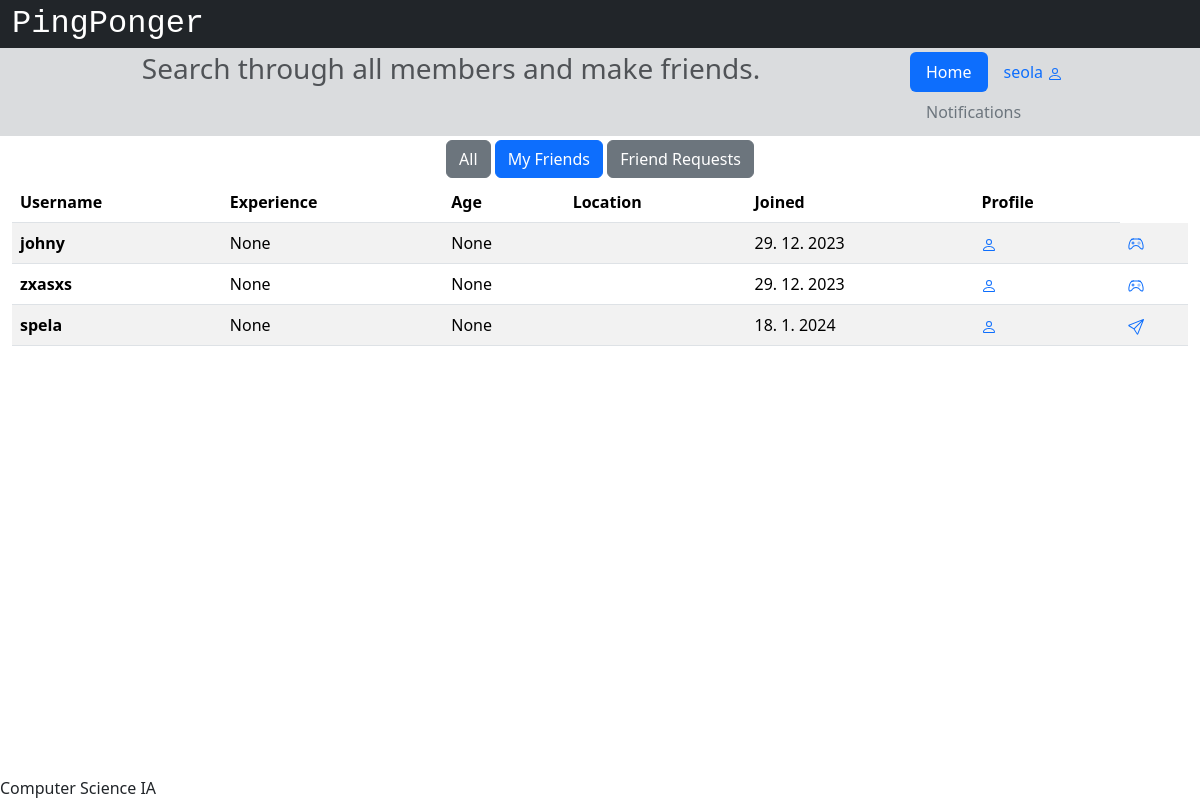
/members/friends (signed in), run on the app's committed database.
### app/models.py (models this page shows, shortened)
class User(db.Model, UserMixin):
    __tablename__ = 'users'
    id = db.Column(db.Integer, primary_key=True)
    username = db.Column(db.String(32), nullable=False)
    email = db.Column(db.String(320), index=True, unique=True, nullable=False)
    password_hash = db.Column(db.String(128))
    join_date = db.Column(db.DateTime(timezone=True), default=datetime.now)
    experience = db.Column(db.String(12))
    age_group = db.Column(db.String(6))
    location_id = db.Column(db.Integer, db.ForeignKey('locations.id'))
    location = db.relationship('Location', back_populates='users')
    notifications = db.Relationship('Notification', back_populates='user', order_by='Notification.id.desc()')
    def get_friends(self):
        friends = []
        a = Friendship.query.filter(or_(Friendship.friendA==self.id, Friendship.friendB==self.id))
        for i in a:
            if i.friendA == self.id:
                friends.append(User.query.get(i.friendB))
            elif i.friendB == self.id:
                friends.append(User.query.get(i.friendA))
        return friends
    def get_requests(self):
        requests = []
        a = FriendRequest.query.filter(FriendRequest.requested==self.id)
        for i in a:
            requests.append(i)
        return requests
    def get_requested(self):
        requests = []
        a = FriendRequest.query.filter(FriendRequest.requester==self.id)
        for i in a:
            requests.append(i)
        return requests
    def get_inboundInvites(self):
        invites = []
        a = Invite.query.filter(Invite.invitee==self.id)
        for i in a:
            invites.append(User.query.get(i.inviter))
        return invites
    def get_outboundInvites(self):
        invites = []
        a = Invite.query.filter(Invite.inviter==self.id)
        for i in a:
            invites.append(User.query.get(i.invitee))
        return invites

### app/views.py (the view)
@app.route('/members/<who>')
@login_required
def allusers(who):
    session['url'] = url_for('allusers', who=who)
    btnA = "secondary"
    btnF = "secondary"
    btnR = "secondary"
    friends = current_user.get_friends()
    requested = []
    for i in current_user.get_requested():
        requested.append(User.query.filter_by(id=i.requested).first())
    requester = []
    for i in current_user.get_requests():
        requester.append(User.query.filter_by(id=i.requester).first())
    inInvites = current_user.get_inboundInvites()
    outInvites = current_user.get_outboundInvites()
    if who == "friends":
        allUsers = friends
        userCount = len(allUsers)
        btnF = "primary"
    elif who == "friendrequests":
        allUsers = requester
        userCount = len(allUsers)
        btnR = "primary"
    else:
        allUsers = db.session.query(User)
        userCount = allUsers.count()
        btnA = "primary"
    print(requested, allUsers)
    return render_template('allusers.html', Invite=Invite, userCount=userCount, allUsers=allUsers, loggedin=current_user.is_active, btnA=btnA, btnF=btnF, btnR=btnR, friends=friends, requested=requested, requester=requester, inInvites=inInvites, outInvites=outInvites)

### app/views.py (called while the page is built)
@login_manager.user_loader
def load_user(user_id):
    return User.query.get(int(user_id))

### app/templates/allusers.html (shortened to what this page needs)
{% extends "base.html" %}
{% block head %}
    {{ super() }}
{% endblock %}
{% block pagetitle %}Search through all members and make friends.{% endblock %}
{% block content %}
    <div class="container-fluid">
        <div class="row-4 text-center p-1">
            {% if loggedin %}
                <a type="button" class="btn btn-{{btnA}}" href="/members/all">All</a>
                <a type="button" class="btn btn-{{btnF}}" href="/members/friends">My Friends</a>
                <a type="button" class="btn btn-{{btnR}}" href="/members/friendrequests">Friend Requests</a>
            {% endif %}
        </div>
        {% if userCount == 0 and btnF == "primary" %}
            <div class="text-center">
                <h3>You haven't added any friends yet.</h3>
                <a class="btn btn-warning" href="/members/all">Find some friends</a>
            </div>
        {% elif userCount == 0 and btnR == "primary" %}
            <div class="text-center">
                <h3>You don't have any friend requests yet.</h3>
            </div>
        {% else %}
        <div class="row">
            <div class="col-md-12">
                <table class="table table-striped table-hover">
                    <thead>
                    <tr>
                        <th scope="col">Username</th>
                        <th scope="col">Experience</th>
                        <th scope="col">Age</th>
                        <th scope="col">Location</th>
                        <th scope="col">Joined</th>
                        <th scope="col">Profile</th>
                    </tr>
                    </thead>
                    <tbody>
                        {% for i in range(userCount) %}
                            <tr>
                            {% if allUsers[i] != current_user %}
                                <th scope="row">{{allUsers[i].username}}</th>
                                <td>{{allUsers[i].experience}}</td>
                                <td>{{allUsers[i].age_group}}</td>
                                <td>{{allUsers[i].location.location}}</td>
                                <td>{{allUsers[i].join_date.day}}. {{allUsers[i].join_date.month}}. {{allUsers[i].join_date.year}}</td>
                                <td>
                                    <a class="button" href="{{url_for('profile', username=allUsers[i].username, userID=allUsers[i].id)}}">
                                    </a>
                                </td>
                                {% if btnF == "primary" %}
                                    <td>
                                        {% if allUsers[i] in inInvites %}
                                            <!-- <a href="{{url_for('chat', inviteID=Invite.query.filter_by(inviter=allUsers[i].id).first().id)}}">
                                                <svg xmlns="http://www.w3.org/2000/svg" width="16" height="16" fill="currentColor" class="bi bi-chat-dots" viewBox="0 0 16 16">
                                                    <path d="M5 8a1 1 0 1 1-2 0 1 1 0 0 1 2 0m4 0a1 1 0 1 1-2 0 1 1 0 0 1 2 0m3 1a1 1 0 1 0 0-2 1 1 0 0 0 0 2"/>
                                                    <path d="m2.165 15.803.02-.004c1.83-.363 2.948-.842 3.468-1.105A9.06 9.06 0 0 0 8 15c4.418 0 8-3.134 8-7s-3.582-7-8-7-8 3.134-8 7c0 1.76.743 3.37 1.97 4.6a10.437 10.437 0 0 1-.524 2.318l-.003.011a10.722 10.722 0 0 1-.244.637c-.079.186.074.394.273.362a21.673 21.673 0 0 0 .693-.125zm.8-3.108a1 1 0 0 0-.287-.801C1.618 10.83 1 9.468 1 8c0-3.192 3.004-6 7-6s7 2.808 7 6c0 3.193-3.004 6-7 6a8.06 8.06 0 0 1-2.088-.272 1 1 0 0 0-.711.074c-.387.196-1.24.57-2.634.893a10.97 10.97 0 0 0 .398-2"/>
                                                </svg>
                                            </a> -->
                                            <td>
                                                <a href="{{url_for('declineInvite', invite=Invite.query.filter_by(inviter=allUsers[i].id).first().id)}}">
                                                    <svg xmlns="http://www.w3.org/2000/svg" width="16" height="16" fill="currentColor" class="bi bi-x" viewBox="0 0 16 16">
                                                        <path d="M4.646 4.646a.5.5 0 0 1 .708 0L8 7.293l2.646-2.647a.5.5 0 0 1 .708.708L8.707 8l2.647 2.646a.5.5 0 0 1-.708.708L8 8.707l-2.646 2.647a.5.5 0 0 1-.708-.708L7.293 8 4.646 5.354a.5.5 0 0 1 0-.708z"/>
                                                    </svg>
                                                </a>
                                            </td>
                                        {% elif allUsers[i] in outInvites %}
                                            <a href="{{url_for('oneMatch', id=i.id)}}">
                                            </a>
                                        {% else %}
                                            <a href="{{url_for('newMatch', opponent=allUsers[i].id)}}">
                                            </a>
                                        {% endif %}
                                    </td>
                                {% endif %}
                            {% endif %}
                            </tr>
                        {% endfor %}
                    </tbody>
                </table>
            </div>
        </div>
        {% endif %}
    </div>
{% endblock %}

### app/templates/base.html (shortened to what this page needs)
<!DOCTYPE html>
<html lang="en">
    <head>
        {% block head %}
        <link href="https://cdn.jsdelivr.net/npm/bootstrap@5.3.2/dist/css/bootstrap.min.css" rel="stylesheet">
        <link rel="stylesheet" href="https://cdnjs.cloudflare.com/ajax/libs/font-awesome/4.7.0/css/font-awesome.min.css">
        <link rel="stylesheet" href="{{ url_for('static', filename='style.css') }}">
        {% endblock %}
    </head>
    <body>
        <div id="header">
            {% block header %}
            <div class="container-fluid">
                <div class="row bg-dark">
                    <a class="navbar-brand text-white" style="font-size: 2rem; font-family: var(--bs-font-monospace) !important;" href="/">PingPonger</a>
                </div>
                <div class="row bg-secondary bg-opacity-25 p-1">
                    <div class="col-9">
                        <h3 class="text-muted d-flex justify-content-center">
                            {% block pagetitle %}{% endblock %}
                        </h3>
                        </div>
                        <div class="col-3 d-flex justify-content-end">
                            <ul class="nav nav-pills">
                                <li class="nav-item">
                                    <a class="nav-link active" href="/">Home</a>
                                </li>
                                <li class="nav-item">
                                    {% if current_user.is_authenticated %}
                                        <li class="nav-item">
                                            <a class="nav-link" href="{{url_for('profile', username=current_user.username, userID=current_user.id)}}">{{current_user.username}}
                                            </a>
                                        </li>
                                        {% else %}
                                        <li class="nav-item">
                                            <a class="nav-link" href="/login">Log In</a>
                                        </li>
                                    {% endif %}
                                </li>
                                <li class="nav-item">
                                    <a class="nav-link text-secondary" href="/notifications">Notifications</a>
                                </li>
                            </ul>
                        </div>
                    </div>
                </div>
            {% endblock %}
        </div>
        <div id="content">{% block content %}{% endblock %}</div>
        <div id="footer" class="fixed-bottom">
            {% block footer %}
            Computer Science IA
            {% endblock %}
        </div>
    </body>
</html>

### app/static/style.css (style rules this page uses)
div { text-align: justify; text-justify: inter-word; }

### data on the page
User: username "seola"
User: username "johny", experience "None", age_group "None", join_date "29", join_date "12", join_date "2023"
User: username "zxasxs", experience "None", age_group "None", join_date "29", join_date "12", join_date "2023"
User: username "spela", experience "None", age_group "None", join_date "18", join_date "1", join_date "2024"
